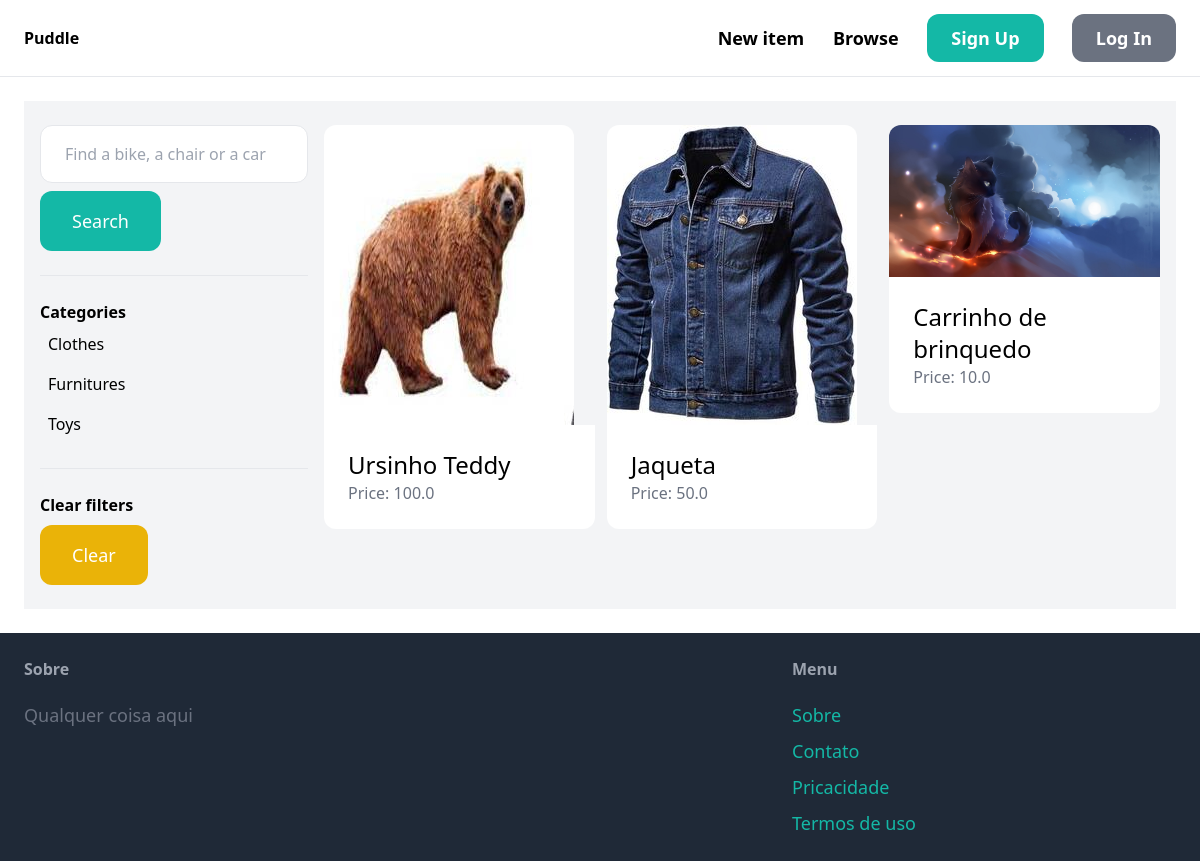
Before: /items/ with the older database file.
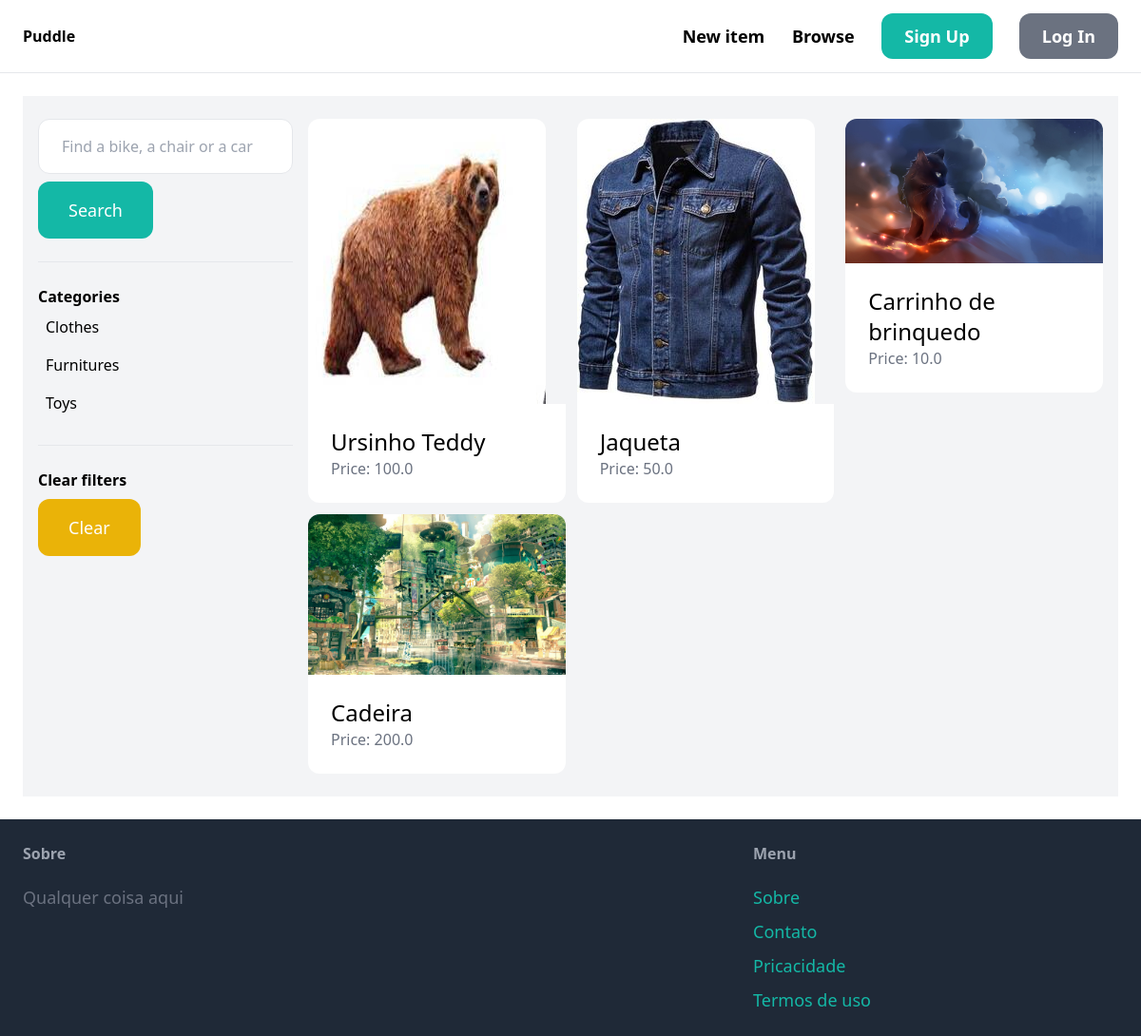
After: the same page with the newer database file.
### item/models.py (models this page shows, shortened)
class Category(models.Model):
    name = models.CharField(max_length=255)
    class Meta:
        ordering = ("name",)
        verbose_name_plural = "Categories"

class Item(models.Model):
    category = models.ForeignKey(Category,related_name='items', on_delete=models.CASCADE)
    name = models.CharField(max_length=255)
    description = models.TextField(blank=True, null=True)
    price = models.FloatField()
    image = models.ImageField(upload_to='item_images',blank=True,null=True)
    is_sold = models.BooleanField(default=False)
    created_at = models.DateTimeField(auto_now_add=True)
    created_by = models.ForeignKey(User,related_name ='items', on_delete = models.CASCADE)

### item/views.py (the view)
# urls.py: path('',views.items,name='items'),
def items(request):
    query = request.GET.get('query','')
    categories=Category.objects.all()
    items =  Item.objects.filter(is_sold=False)
    category_id = request.GET.get('category',0)
    if category_id:
        items= items.filter(category_id = category_id)
    if query:
        items= items.filter(Q(name__icontains=query) | Q(description__icontains=query))
    return render(request,'item/items.html',{
        'items':items,
        'query':query,
        'categories':categories,
        'category_id':int(category_id),
    })

### item/templates/item/items.html (shortened to what this page needs)
{% extends "core/base.html" %}
{% block content %}
    <div class="py-6 px-4 grid grid-cols-4 gap-4 bg-gray-100 ">
        <div class="col-span-1">
            <form method="get" action="{% url "item:items" %}">
                <input name="query" class='w-full py-4 px-6  border rounded-xl' type="text" value="{{query}}" placeholder="Find a bike, a chair or a car">
                <button class="mt-2 py-4 px-8 text-lg bg-teal-500 text-white rounded-xl">Search</button>
            </form>
            <hr class="my-6">
            <p class="font-semibold">Categories</p>
            <ul>
                {% for category in categories %}
                    <li class="py-2 px-2 rounded-xl {% if category.id == category_id %}bg-gray-200{% endif %}">
                        <a href="{% url "item:items" %}?query={{query}}&category={{category.id}}">{{category.name}}</a>
                    </li>
                {% endfor %}
            </ul>
            <hr class="my-6">
            <p class="font-semibold">Clear filters</p>
            <ul>
                <li><a href="{% url "item:items" %}" class="mt-2 py-4 px-8 inline-block bg-yellow-500 text-lg rounded-xl text-white">Clear</a></li>
            </ul>
        </div>
        <div class="col-span-3">
            <div class="grid grid-cols-3 gap-3">
                {% for item in items %}
                    <div>
                        <a href="{% url "item:detail" item.id %}">
                            <div>
                                <img src="{{item.image.url}}" class="rounded-t-xl">
                            </div>
                            <div class="p-6 bg-white rounded-b-xl">
                                <h2 class="text-2xl">{{item.name}}</h2>
                                <p class="text-gray-500">Price: {{item.price}}</p>
                            </div>
                        </a>
                    </div>
                {% endfor %}
            </div>
        </div>
    </div>
{% endblock content %}

Changed rows visible on the page:
added Item: image (picture), name "Cadeira", price "200.0"
